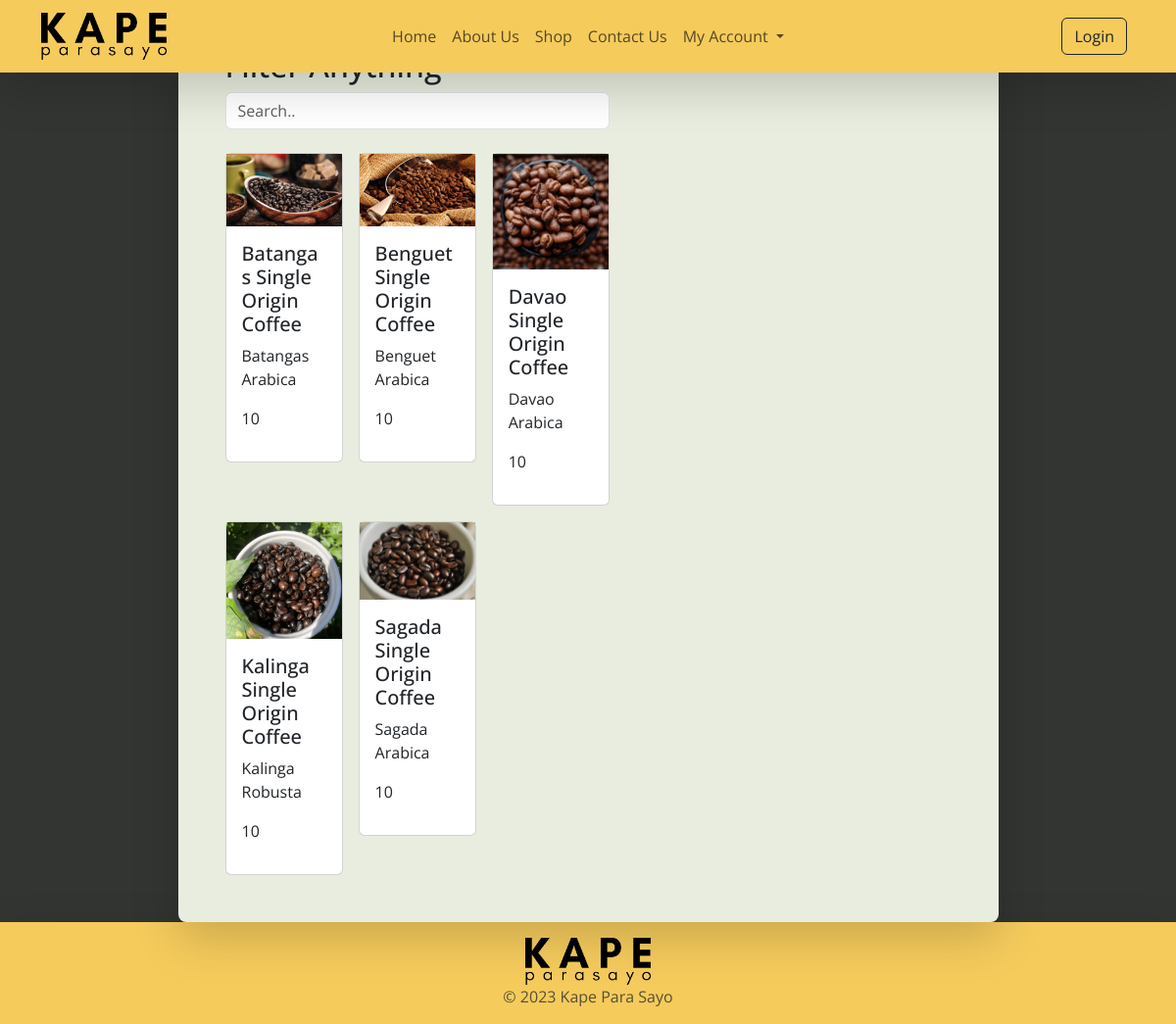
/products.php, run on the app's committed database.
### tables this page shows
CREATE TABLE `products` (
  `item_id` int(11) NOT NULL,
  `image` varchar(255) DEFAULT NULL,
  `itemname` varchar(255) DEFAULT NULL,
  `description` text DEFAULT NULL,
  `quantity` int(255) DEFAULT NULL
);

### products.php (the view, shortened to what this page needs)
<!DOCTYPE html>
<html>
  <head>
      <link rel="stylesheet" href="css/styles.css">
      <link href="https://cdn.jsdelivr.net/npm/bootstrap@5.3.1/dist/css/bootstrap.min.css" rel="stylesheet">
  </head>
  <body>
    <nav class="navbar navbar-custom navbar-expand-lg fixed-top navbar shadow-lg">
      <div class="container d-flex justify-content-between">
        <div class="col-lg-2 col d-flex justify-content-between justify-content-lg-start align-items-center">
          <a class="navbar-brand" href="index.html#home">
            <img class="rounded-lg-3 d-block" style="height: 48px;" src="assets/logo/logo_01.png" alt="">
          </a>
        </div>
        <div class="col-8 collapse navbar-collapse justify-content-center text-center" id="navbarCollapse">
          <ul class="navbar-nav">
            <li class="nav-item">
              <a class="nav-link" href="index.html#home">Home</a>
            </li>
            <li class="nav-item">
              <a class="nav-link" href="index.html#about">About Us</a>
            </li>
            <li class="nav-item">
              <a class="nav-link" href="products.html">Shop</a>
            </li>
            <li class="nav-item">
              <a class="nav-link" href="index.html#contact">Contact Us</a>
            </li>
            <li class="nav-item dropdown">
              <a class="nav-link dropdown-toggle" href="#" id="navbarDropdown" role="button" data-bs-toggle="dropdown" aria-expanded="false">
                My Account
              </a>
            </li>
          </ul>
        </div>
        <div class="col-2 collapse navbar-collapse text-center justify-content-end" id="navbarCollapse">
          <button type="button" class="btn btn-outline-dark me-2" onclick="location.href='login.html'">Login</button>
        </div>
      </div>
    </nav>
    <main class="container-fluid p-0">
      <div id="home" class="container d-flex flex-column min-vh-100 justify-content-md-start align-items-center">
        <div class="row p-0 align-items-center rounded-3 shadow-lg w-75 my-auto hero">
          <div class="col-lg-7 p-3 p-lg-5">
            <div class="col pb-4">
              <h2>Filter Anything</h2>
              <input class="form-control" id="myInput" type="text" placeholder="Search..">
            </div>
            <div class="row row-cols-3 g-3">
              <?php
              $con = mysqli_connect('localhost', 'root', '','online_store');
              $sql = "SELECT * FROM products";
              $result = $con->query($sql);
              if ($result->num_rows > 0) {
              while($row = $result->fetch_assoc()) {
                echo '<div class="col">';
                echo '<div class="card">';
                echo '<img src="assets/products/'.$row["image"].'.jpg" />';
                echo '<div class="card-body">';
                echo '<h5 class="card-title">'.$row["itemname"].'</h5>';
                echo '<p class="card-text">'.$row["description"].'</p>';
                echo '<p class="qty">'.$row["quantity"].'</p>';
                echo '</div>';
                echo '</div>';
                echo '</div>';
              }
              } else {
              echo "0 results";
              }
              ?>
            </div>
          </div>
        </div>
      </div>
      <footer class="py-3 shadow-lg">
        <div class="container d-flex justify-content-center align-items-center">
          <div class="row row-cols-1">
            <div class="col d-flex justify-content-center">
              <a href="index.html#home">
                <img class="rounded-lg-3" style="height: 48px;" src="assets/logo/logo_01.png" alt="">
              </a>
            </div>
            <p class="col mb-0 text-body-secondary text-center">© 2023 Kape Para Sayo</p>
          </div>
        </div>
      </footer>
    </main>
  </body>
</html>

### css/styles.css (style rules this page uses)
body { background-color: #333533 !important; font-family: 'Open Sans', sans-serif !important; padding: 0; }
.navbar { margin-bottom: 0px; }
.navbar-custom { background-color: #F5CB5C; }
footer { background-color: #F5CB5C; }
.hero { background-color: #E8EDDF; }
input { max-width: 500px; }

### data on the page
products: image (picture), itemname "Batangas Single Origin Coffee", description "Batangas Arabica", quantity "10"
products: image (picture), itemname "Benguet Single Origin Coffee", description "Benguet Arabica", quantity "10"
products: image (picture), itemname "Davao Single Origin Coffee", description "Davao Arabica", quantity "10"
products: image (picture), itemname "Kalinga Single Origin Coffee", description "Kalinga Robusta", quantity "10"
products: image (picture), itemname "Sagada Single Origin Coffee", description "Sagada Arabica", quantity "10"
